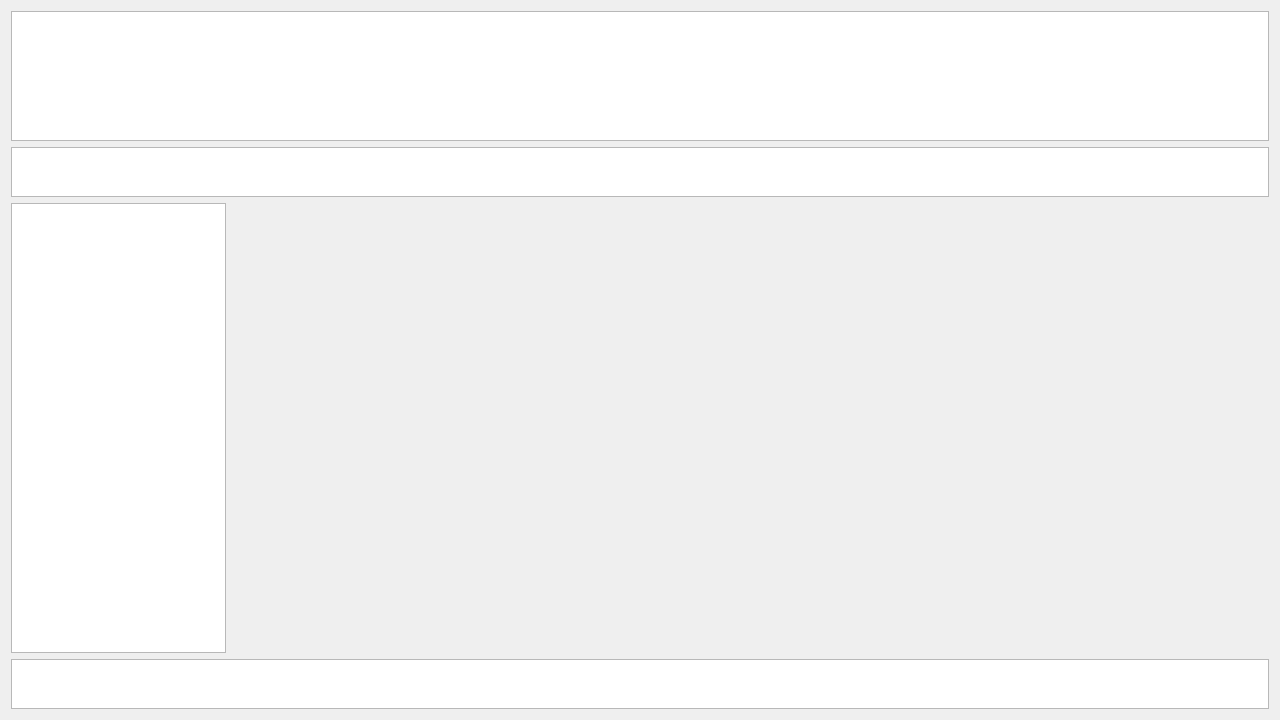
<?xml version="1.0" encoding="UTF-8"?>
<ui version="4.0">
 <class>MainView</class>
 <widget class="QWidget" name="MainView">
  <property name="geometry">
   <rect>
    <x>0</x>
    <y>0</y>
    <width>1280</width>
    <height>720</height>
   </rect>
  </property>
  <property name="windowTitle">
   <string>Widget</string>
  </property>
  <layout class="QGridLayout" name="gridLayout_3">
   <item row="1" column="0" colspan="4">
    <widget class="QGraphicsView" name="graphicsView_2">
     <property name="maximumSize">
      <size>
       <width>16777215</width>
       <height>50</height>
      </size>
     </property>
    </widget>
   </item>
   <item row="4" column="0" colspan="4">
    <widget class="QGraphicsView" name="graphicsView_3">
     <property name="maximumSize">
      <size>
       <width>16777215</width>
       <height>50</height>
      </size>
     </property>
    </widget>
   </item>
   <item row="2" column="0" colspan="2">
    <widget class="NavListView" name="listView">
     <property name="enabled">
      <bool>true</bool>
     </property>
     <property name="sizePolicy">
      <sizepolicy hsizetype="Expanding" vsizetype="Expanding">
       <horstretch>0</horstretch>
       <verstretch>0</verstretch>
      </sizepolicy>
     </property>
     <property name="minimumSize">
      <size>
       <width>200</width>
       <height>0</height>
      </size>
     </property>
     <property name="maximumSize">
      <size>
       <width>16777215</width>
       <height>16777215</height>
      </size>
     </property>
    </widget>
   </item>
   <item row="0" column="0" colspan="4">
    <widget class="QGraphicsView" name="graphicsView">
     <property name="maximumSize">
      <size>
       <width>16777215</width>
       <height>130</height>
      </size>
     </property>
    </widget>
   </item>
   <item row="2" column="2">
    <widget class="QStackedWidget" name="stackedWidget">
     <property name="maximumSize">
      <size>
       <width>16777215</width>
       <height>800</height>
      </size>
     </property>
     <widget class="QWidget" name="main"/>
     <widget class="QWidget" name="gooskindman">
      <layout class="QGridLayout" name="gridLayout_2">
       <item row="0" column="0" colspan="2">
        <widget class="QWidget" name="widget" native="true">
         <property name="maximumSize">
          <size>
           <width>16777215</width>
           <height>50</height>
          </size>
         </property>
         <layout class="QHBoxLayout" name="horizontalLayout_2">
          <item>
           <widget class="QLabel" name="label">
            <property name="text">
             <string>输入新的商品类别：</string>
            </property>
           </widget>
          </item>
          <item>
           <widget class="QLineEdit" name="lineEdit_goodtype">
            <property name="minimumSize">
             <size>
              <width>0</width>
              <height>29</height>
             </size>
            </property>
           </widget>
          </item>
          <item>
           <widget class="QPushButton" name="btnadd_goodtype">
            <property name="text">
             <string>确认</string>
            </property>
           </widget>
          </item>
          <item>
           <spacer name="horizontalSpacer_2">
            <property name="orientation">
             <enum>Qt::Horizontal</enum>
            </property>
            <property name="sizeHint" stdset="0">
             <size>
              <width>700</width>
              <height>20</height>
             </size>
            </property>
           </spacer>
          </item>
         </layout>
        </widget>
       </item>
       <item row="2" column="0">
        <widget class="QWidget" name="widget_2" native="true">
         <widget class="QTableView" name="tableGoodstype">
          <property name="geometry">
           <rect>
            <x>11</x>
            <y>11</y>
            <width>189</width>
            <height>346</height>
           </rect>
          </property>
          <property name="minimumSize">
           <size>
            <width>50</width>
            <height>300</height>
           </size>
          </property>
          <property name="maximumSize">
           <size>
            <width>100000</width>
            <height>10000000</height>
           </size>
          </property>
          <property name="textElideMode">
           <enum>Qt::ElideMiddle</enum>
          </property>
         </widget>
         <widget class="QPushButton" name="btndelete_goodtype">
          <property name="geometry">
           <rect>
            <x>240</x>
            <y>320</y>
            <width>93</width>
            <height>28</height>
           </rect>
          </property>
          <property name="text">
           <string>删除所选</string>
          </property>
         </widget>
         <widget class="QPushButton" name="btnupdate_goodtype">
          <property name="geometry">
           <rect>
            <x>370</x>
            <y>320</y>
            <width>93</width>
            <height>28</height>
           </rect>
          </property>
          <property name="text">
           <string>保存修改</string>
          </property>
         </widget>
        </widget>
       </item>
      </layout>
     </widget>
     <widget class="QWidget" name="goodsinfo">
      <widget class="QTableView" name="tableGoodsinfo">
       <property name="enabled">
        <bool>true</bool>
       </property>
       <property name="geometry">
        <rect>
         <x>40</x>
         <y>20</y>
         <width>961</width>
         <height>351</height>
        </rect>
       </property>
       <property name="minimumSize">
        <size>
         <width>100</width>
         <height>0</height>
        </size>
       </property>
       <property name="maximumSize">
        <size>
         <width>166672</width>
         <height>166672</height>
        </size>
       </property>
      </widget>
      <widget class="QWidget" name="layoutWidget">
       <property name="geometry">
        <rect>
         <x>120</x>
         <y>390</y>
         <width>367</width>
         <height>30</height>
        </rect>
       </property>
       <layout class="QHBoxLayout" name="horizontalLayout_17">
        <property name="spacing">
         <number>150</number>
        </property>
        <property name="leftMargin">
         <number>30</number>
        </property>
        <item>
         <widget class="QPushButton" name="btnupdate_goodinfo">
          <property name="maximumSize">
           <size>
            <width>100</width>
            <height>16777215</height>
           </size>
          </property>
          <property name="text">
           <string>保存修改</string>
          </property>
         </widget>
        </item>
        <item>
         <widget class="QPushButton" name="btndelete_goodinfo">
          <property name="maximumSize">
           <size>
            <width>100</width>
            <height>16777215</height>
           </size>
          </property>
          <property name="text">
           <string>删除所选</string>
          </property>
         </widget>
        </item>
       </layout>
      </widget>
      <widget class="QWidget" name="widget_5" native="true">
       <property name="geometry">
        <rect>
         <x>580</x>
         <y>380</y>
         <width>391</width>
         <height>51</height>
        </rect>
       </property>
       <widget class="QPushButton" name="btngoodinfo_goodup">
        <property name="geometry">
         <rect>
          <x>250</x>
          <y>10</y>
          <width>93</width>
          <height>28</height>
         </rect>
        </property>
        <property name="text">
         <string>确认上架</string>
        </property>
       </widget>
       <widget class="QWidget" name="layoutWidget">
        <property name="geometry">
         <rect>
          <x>30</x>
          <y>10</y>
          <width>197</width>
          <height>31</height>
         </rect>
        </property>
        <layout class="QHBoxLayout" name="horizontalLayout_30">
         <item>
          <widget class="QLabel" name="label_29">
           <property name="text">
            <string>上架所选商品：</string>
           </property>
          </widget>
         </item>
         <item>
          <widget class="QLineEdit" name="lineEdit_goodinfo_goodup">
           <property name="minimumSize">
            <size>
             <width>0</width>
             <height>29</height>
            </size>
           </property>
          </widget>
         </item>
         <item>
          <widget class="QLabel" name="label_30">
           <property name="text">
            <string>件。</string>
           </property>
          </widget>
         </item>
        </layout>
       </widget>
      </widget>
     </widget>
     <widget class="QWidget" name="goodsinput">
      <widget class="QWidget" name="widget_3" native="true">
       <property name="geometry">
        <rect>
         <x>11</x>
         <y>11</y>
         <width>921</width>
         <height>421</height>
        </rect>
       </property>
       <widget class="QPushButton" name="btnadd_goodadd">
        <property name="geometry">
         <rect>
          <x>800</x>
          <y>180</y>
          <width>93</width>
          <height>28</height>
         </rect>
        </property>
        <property name="text">
         <string>添加</string>
        </property>
       </widget>
       <widget class="QWidget" name="layoutWidget">
        <property name="geometry">
         <rect>
          <x>0</x>
          <y>0</y>
          <width>239</width>
          <height>31</height>
         </rect>
        </property>
        <layout class="QHBoxLayout" name="horizontalLayout_3">
         <property name="sizeConstraint">
          <enum>QLayout::SetDefaultConstraint</enum>
         </property>
         <property name="rightMargin">
          <number>0</number>
         </property>
         <item>
          <widget class="QLabel" name="label_2">
           <property name="text">
            <string>商品类型</string>
           </property>
          </widget>
         </item>
         <item>
          <widget class="QComboBox" name="cboc_goodadd_goodtype">
           <property name="sizePolicy">
            <sizepolicy hsizetype="Preferred" vsizetype="Fixed">
             <horstretch>0</horstretch>
             <verstretch>0</verstretch>
            </sizepolicy>
           </property>
           <property name="minimumSize">
            <size>
             <width>170</width>
             <height>29</height>
            </size>
           </property>
           <property name="maximumSize">
            <size>
             <width>16777215</width>
             <height>16777215</height>
            </size>
           </property>
           <property name="baseSize">
            <size>
             <width>0</width>
             <height>0</height>
            </size>
           </property>
          </widget>
         </item>
        </layout>
       </widget>
       <widget class="QWidget" name="layoutWidget">
        <property name="geometry">
         <rect>
          <x>360</x>
          <y>160</y>
          <width>283</width>
          <height>31</height>
         </rect>
        </property>
        <layout class="QHBoxLayout" name="horizontalLayout_11">
         <property name="spacing">
          <number>20</number>
         </property>
         <property name="leftMargin">
          <number>0</number>
         </property>
         <item>
          <widget class="QLabel" name="label_8">
           <property name="text">
            <string>在售商品数量</string>
           </property>
          </widget>
         </item>
         <item>
          <widget class="QLineEdit" name="lineEdit_goodadd_onground">
           <property name="minimumSize">
            <size>
             <width>0</width>
             <height>29</height>
            </size>
           </property>
          </widget>
         </item>
        </layout>
       </widget>
       <widget class="QWidget" name="layoutWidget">
        <property name="geometry">
         <rect>
          <x>10</x>
          <y>60</y>
          <width>298</width>
          <height>31</height>
         </rect>
        </property>
        <layout class="QHBoxLayout" name="horizontalLayout_4">
         <property name="spacing">
          <number>65</number>
         </property>
         <item>
          <widget class="QLabel" name="label_3">
           <property name="text">
            <string>商品编号</string>
           </property>
          </widget>
         </item>
         <item>
          <widget class="QLineEdit" name="lineEdit_goodadd_id">
           <property name="minimumSize">
            <size>
             <width>0</width>
             <height>29</height>
            </size>
           </property>
          </widget>
         </item>
        </layout>
       </widget>
       <widget class="QWidget" name="layoutWidget">
        <property name="geometry">
         <rect>
          <x>360</x>
          <y>60</y>
          <width>280</width>
          <height>31</height>
         </rect>
        </property>
        <layout class="QHBoxLayout" name="horizontalLayout_12">
         <property name="spacing">
          <number>32</number>
         </property>
         <item>
          <widget class="QLabel" name="label_9">
           <property name="text">
            <string>已售出数量</string>
           </property>
          </widget>
         </item>
         <item>
          <widget class="QLineEdit" name="lineEdit_goodadd_saled">
           <property name="minimumSize">
            <size>
             <width>0</width>
             <height>29</height>
            </size>
           </property>
          </widget>
         </item>
        </layout>
       </widget>
       <widget class="QWidget" name="layoutWidget">
        <property name="geometry">
         <rect>
          <x>10</x>
          <y>110</y>
          <width>298</width>
          <height>31</height>
         </rect>
        </property>
        <layout class="QHBoxLayout" name="horizontalLayout_5">
         <property name="spacing">
          <number>65</number>
         </property>
         <item>
          <widget class="QLabel" name="label_4">
           <property name="text">
            <string>商品条码</string>
           </property>
          </widget>
         </item>
         <item>
          <widget class="QLineEdit" name="lineEdit_goodadd_barcode">
           <property name="minimumSize">
            <size>
             <width>0</width>
             <height>29</height>
            </size>
           </property>
          </widget>
         </item>
        </layout>
       </widget>
       <widget class="QWidget" name="layoutWidget">
        <property name="geometry">
         <rect>
          <x>360</x>
          <y>110</y>
          <width>280</width>
          <height>31</height>
         </rect>
        </property>
        <layout class="QHBoxLayout" name="horizontalLayout_13">
         <property name="spacing">
          <number>17</number>
         </property>
         <item>
          <widget class="QLabel" name="label_10">
           <property name="text">
            <string>在售数警告线</string>
           </property>
          </widget>
         </item>
         <item>
          <widget class="QLineEdit" name="lineEdit_goodadd_warnline">
           <property name="minimumSize">
            <size>
             <width>0</width>
             <height>29</height>
            </size>
           </property>
          </widget>
         </item>
        </layout>
       </widget>
       <widget class="QWidget" name="layoutWidget">
        <property name="geometry">
         <rect>
          <x>10</x>
          <y>160</y>
          <width>294</width>
          <height>31</height>
         </rect>
        </property>
        <layout class="QHBoxLayout" name="horizontalLayout_6">
         <property name="spacing">
          <number>91</number>
         </property>
         <item>
          <widget class="QLabel" name="label_5">
           <property name="text">
            <string>售价</string>
           </property>
          </widget>
         </item>
         <item>
          <widget class="QLineEdit" name="lineEdit_goodadd_outprice">
           <property name="minimumSize">
            <size>
             <width>0</width>
             <height>29</height>
            </size>
           </property>
          </widget>
         </item>
        </layout>
       </widget>
       <widget class="QWidget" name="layoutWidget">
        <property name="geometry">
         <rect>
          <x>360</x>
          <y>220</y>
          <width>279</width>
          <height>31</height>
         </rect>
        </property>
        <layout class="QHBoxLayout" name="horizontalLayout_14">
         <property name="spacing">
          <number>76</number>
         </property>
         <item>
          <widget class="QLabel" name="label_11">
           <property name="text">
            <string>库存</string>
           </property>
          </widget>
         </item>
         <item>
          <widget class="QLineEdit" name="lineEdit_goodadd_stock">
           <property name="minimumSize">
            <size>
             <width>0</width>
             <height>29</height>
            </size>
           </property>
          </widget>
         </item>
        </layout>
       </widget>
       <widget class="QWidget" name="layoutWidget">
        <property name="geometry">
         <rect>
          <x>10</x>
          <y>220</y>
          <width>294</width>
          <height>31</height>
         </rect>
        </property>
        <layout class="QHBoxLayout" name="horizontalLayout_7">
         <property name="spacing">
          <number>91</number>
         </property>
         <item>
          <widget class="QLabel" name="label_6">
           <property name="text">
            <string>进价</string>
           </property>
          </widget>
         </item>
         <item>
          <widget class="QLineEdit" name="lineEdit_goodadd_inprice">
           <property name="minimumSize">
            <size>
             <width>0</width>
             <height>29</height>
            </size>
           </property>
          </widget>
         </item>
        </layout>
       </widget>
       <widget class="QWidget" name="layoutWidget">
        <property name="geometry">
         <rect>
          <x>360</x>
          <y>270</y>
          <width>279</width>
          <height>31</height>
         </rect>
        </property>
        <layout class="QHBoxLayout" name="horizontalLayout">
         <property name="spacing">
          <number>76</number>
         </property>
         <item>
          <widget class="QLabel" name="label_12">
           <property name="text">
            <string>品牌</string>
           </property>
          </widget>
         </item>
         <item>
          <widget class="QLineEdit" name="lineEdit_goodadd_producer">
           <property name="minimumSize">
            <size>
             <width>0</width>
             <height>29</height>
            </size>
           </property>
          </widget>
         </item>
        </layout>
       </widget>
       <widget class="QWidget" name="layoutWidget">
        <property name="geometry">
         <rect>
          <x>10</x>
          <y>270</y>
          <width>294</width>
          <height>31</height>
         </rect>
        </property>
        <layout class="QHBoxLayout" name="horizontalLayout_8">
         <property name="spacing">
          <number>91</number>
         </property>
         <item>
          <widget class="QLabel" name="label_7">
           <property name="text">
            <string>折扣</string>
           </property>
          </widget>
         </item>
         <item>
          <widget class="QLineEdit" name="lineEdit_goodadd_pricecut">
           <property name="minimumSize">
            <size>
             <width>0</width>
             <height>29</height>
            </size>
           </property>
          </widget>
         </item>
        </layout>
       </widget>
       <widget class="QWidget" name="layoutWidget">
        <property name="geometry">
         <rect>
          <x>360</x>
          <y>330</y>
          <width>224</width>
          <height>31</height>
         </rect>
        </property>
        <layout class="QHBoxLayout" name="horizontalLayout_16">
         <item>
          <widget class="QLabel" name="label_13">
           <property name="text">
            <string>供货商</string>
           </property>
          </widget>
         </item>
         <item>
          <widget class="QComboBox" name="cboc_goodadd_supplier">
           <property name="minimumSize">
            <size>
             <width>170</width>
             <height>29</height>
            </size>
           </property>
          </widget>
         </item>
        </layout>
       </widget>
       <widget class="QWidget" name="layoutWidget">
        <property name="geometry">
         <rect>
          <x>10</x>
          <y>330</y>
          <width>209</width>
          <height>23</height>
         </rect>
        </property>
        <layout class="QHBoxLayout" name="horizontalLayout_9">
         <item>
          <widget class="QLabel" name="label_14">
           <property name="text">
            <string>折扣开始时间</string>
           </property>
          </widget>
         </item>
         <item>
          <widget class="QDateEdit" name="lineEdit_goodadd_cutstarttime"/>
         </item>
        </layout>
       </widget>
       <widget class="QWidget" name="layoutWidget">
        <property name="geometry">
         <rect>
          <x>10</x>
          <y>380</y>
          <width>209</width>
          <height>23</height>
         </rect>
        </property>
        <layout class="QHBoxLayout" name="horizontalLayout_10">
         <item>
          <widget class="QLabel" name="label_15">
           <property name="text">
            <string>折扣结束时间</string>
           </property>
          </widget>
         </item>
         <item>
          <widget class="QDateEdit" name="lineEdit_goodadd_cutstoptime"/>
         </item>
        </layout>
       </widget>
       <widget class="QWidget" name="layoutWidget">
        <property name="geometry">
         <rect>
          <x>360</x>
          <y>10</y>
          <width>225</width>
          <height>31</height>
         </rect>
        </property>
        <layout class="QHBoxLayout" name="horizontalLayout_15">
         <property name="spacing">
          <number>32</number>
         </property>
         <item>
          <widget class="QLabel" name="label_16">
           <property name="text">
            <string>商品名</string>
           </property>
          </widget>
         </item>
         <item>
          <widget class="QLineEdit" name="lineEdit_goodadd_name">
           <property name="minimumSize">
            <size>
             <width>0</width>
             <height>29</height>
            </size>
           </property>
          </widget>
         </item>
        </layout>
       </widget>
      </widget>
     </widget>
     <widget class="QWidget" name="stockman_stockinput">
      <widget class="QPushButton" name="btnadd_stock">
       <property name="geometry">
        <rect>
         <x>730</x>
         <y>180</y>
         <width>93</width>
         <height>28</height>
        </rect>
       </property>
       <property name="text">
        <string>提交</string>
       </property>
      </widget>
      <widget class="QWidget" name="layoutWidget">
       <property name="geometry">
        <rect>
         <x>60</x>
         <y>120</y>
         <width>191</width>
         <height>31</height>
        </rect>
       </property>
       <layout class="QHBoxLayout" name="horizontalLayout_18">
        <item>
         <widget class="QLabel" name="label_18">
          <property name="text">
           <string>商品名：</string>
          </property>
         </widget>
        </item>
        <item>
         <widget class="QLineEdit" name="lineEdit_stock_goodname">
          <property name="minimumSize">
           <size>
            <width>0</width>
            <height>29</height>
           </size>
          </property>
         </widget>
        </item>
       </layout>
      </widget>
      <widget class="QWidget" name="layoutWidget">
       <property name="geometry">
        <rect>
         <x>60</x>
         <y>50</y>
         <width>157</width>
         <height>31</height>
        </rect>
       </property>
       <layout class="QHBoxLayout" name="horizontalLayout_19">
        <item>
         <widget class="QLabel" name="label_17">
          <property name="text">
           <string>商品ID：</string>
          </property>
         </widget>
        </item>
        <item>
         <widget class="QComboBox" name="cbox_stock_goodid">
          <property name="minimumSize">
           <size>
            <width>0</width>
            <height>29</height>
           </size>
          </property>
         </widget>
        </item>
       </layout>
      </widget>
      <widget class="QWidget" name="layoutWidget">
       <property name="geometry">
        <rect>
         <x>50</x>
         <y>190</y>
         <width>201</width>
         <height>31</height>
        </rect>
       </property>
       <layout class="QHBoxLayout" name="horizontalLayout_20">
        <item>
         <widget class="QLabel" name="label_19">
          <property name="text">
           <string>商品数量：</string>
          </property>
         </widget>
        </item>
        <item>
         <widget class="QLineEdit" name="lineEdit_stock_goodnum">
          <property name="minimumSize">
           <size>
            <width>0</width>
            <height>29</height>
           </size>
          </property>
         </widget>
        </item>
       </layout>
      </widget>
      <widget class="QWidget" name="layoutWidget">
       <property name="geometry">
        <rect>
         <x>40</x>
         <y>250</y>
         <width>211</width>
         <height>31</height>
        </rect>
       </property>
       <layout class="QHBoxLayout" name="horizontalLayout_21">
        <property name="spacing">
         <number>23</number>
        </property>
        <item>
         <widget class="QLabel" name="label_21">
          <property name="text">
           <string>进货单价：</string>
          </property>
         </widget>
        </item>
        <item>
         <widget class="QLineEdit" name="lineEdit_stock_singleprice">
          <property name="minimumSize">
           <size>
            <width>0</width>
            <height>29</height>
           </size>
          </property>
         </widget>
        </item>
       </layout>
      </widget>
      <widget class="QWidget" name="layoutWidget">
       <property name="geometry">
        <rect>
         <x>60</x>
         <y>310</y>
         <width>191</width>
         <height>31</height>
        </rect>
       </property>
       <layout class="QHBoxLayout" name="horizontalLayout_22">
        <property name="spacing">
         <number>32</number>
        </property>
        <item>
         <widget class="QLabel" name="label_20">
          <property name="text">
           <string>总价：</string>
          </property>
         </widget>
        </item>
        <item>
         <widget class="mylineedit" name="lineEdit_stock_totalprice">
          <property name="minimumSize">
           <size>
            <width>0</width>
            <height>29</height>
           </size>
          </property>
         </widget>
        </item>
       </layout>
      </widget>
      <widget class="QWidget" name="layoutWidget">
       <property name="geometry">
        <rect>
         <x>400</x>
         <y>50</y>
         <width>219</width>
         <height>31</height>
        </rect>
       </property>
       <layout class="QHBoxLayout" name="horizontalLayout_23">
        <property name="spacing">
         <number>7</number>
        </property>
        <item>
         <widget class="QLabel" name="label_22">
          <property name="text">
           <string>供货商：</string>
          </property>
         </widget>
        </item>
        <item>
         <widget class="QComboBox" name="cbox_stock_supplier">
          <property name="minimumSize">
           <size>
            <width>150</width>
            <height>29</height>
           </size>
          </property>
         </widget>
        </item>
       </layout>
      </widget>
      <widget class="QWidget" name="layoutWidget">
       <property name="geometry">
        <rect>
         <x>370</x>
         <y>120</y>
         <width>281</width>
         <height>31</height>
        </rect>
       </property>
       <layout class="QHBoxLayout" name="horizontalLayout_24">
        <item>
         <widget class="QLabel" name="label_23">
          <property name="text">
           <string>供货商电话：</string>
          </property>
         </widget>
        </item>
        <item>
         <widget class="QLineEdit" name="lineEdit_stock_supplierphone">
          <property name="minimumSize">
           <size>
            <width>0</width>
            <height>29</height>
           </size>
          </property>
         </widget>
        </item>
       </layout>
      </widget>
      <widget class="QWidget" name="layoutWidget">
       <property name="geometry">
        <rect>
         <x>390</x>
         <y>190</y>
         <width>194</width>
         <height>23</height>
        </rect>
       </property>
       <layout class="QHBoxLayout" name="horizontalLayout_25">
        <item>
         <widget class="QLabel" name="label_24">
          <property name="text">
           <string>入库时间：</string>
          </property>
         </widget>
        </item>
        <item>
         <widget class="QDateEdit" name="dateEdit_stock_time"/>
        </item>
       </layout>
      </widget>
      <widget class="QWidget" name="layoutWidget">
       <property name="geometry">
        <rect>
         <x>360</x>
         <y>250</y>
         <width>251</width>
         <height>31</height>
        </rect>
       </property>
       <layout class="QHBoxLayout" name="horizontalLayout_26">
        <item>
         <widget class="QLabel" name="label_25">
          <property name="text">
           <string>进货工作人员：</string>
          </property>
         </widget>
        </item>
        <item>
         <widget class="QComboBox" name="cbox_stock_person">
          <property name="minimumSize">
           <size>
            <width>0</width>
            <height>29</height>
           </size>
          </property>
         </widget>
        </item>
       </layout>
      </widget>
     </widget>
     <widget class="QWidget" name="stockman_stockinfo">
      <widget class="QTableView" name="tablestockinfo">
       <property name="geometry">
        <rect>
         <x>50</x>
         <y>30</y>
         <width>691</width>
         <height>381</height>
        </rect>
       </property>
      </widget>
      <widget class="QPushButton" name="btndelete_stock">
       <property name="geometry">
        <rect>
         <x>850</x>
         <y>90</y>
         <width>93</width>
         <height>28</height>
        </rect>
       </property>
       <property name="text">
        <string>删除所选</string>
       </property>
      </widget>
      <widget class="QPushButton" name="btnupdate_stock">
       <property name="geometry">
        <rect>
         <x>850</x>
         <y>180</y>
         <width>93</width>
         <height>28</height>
        </rect>
       </property>
       <property name="text">
        <string>保存修改</string>
       </property>
      </widget>
     </widget>
     <widget class="QWidget" name="stockman_surpplierman">
      <widget class="QTableView" name="tablesuppliersinfo">
       <property name="geometry">
        <rect>
         <x>50</x>
         <y>30</y>
         <width>391</width>
         <height>381</height>
        </rect>
       </property>
      </widget>
      <widget class="QPushButton" name="btndelete_stock_supplier">
       <property name="geometry">
        <rect>
         <x>510</x>
         <y>70</y>
         <width>93</width>
         <height>28</height>
        </rect>
       </property>
       <property name="text">
        <string>删除所选</string>
       </property>
      </widget>
      <widget class="QPushButton" name="btnupdate_stock_supplier">
       <property name="geometry">
        <rect>
         <x>510</x>
         <y>190</y>
         <width>93</width>
         <height>28</height>
        </rect>
       </property>
       <property name="text">
        <string>提交修改</string>
       </property>
      </widget>
      <widget class="QWidget" name="widget_4" native="true">
       <property name="geometry">
        <rect>
         <x>650</x>
         <y>30</y>
         <width>321</width>
         <height>371</height>
        </rect>
       </property>
       <property name="autoFillBackground">
        <bool>false</bool>
       </property>
       <widget class="QPushButton" name="btnadd_stock_supplier">
        <property name="geometry">
         <rect>
          <x>110</x>
          <y>300</y>
          <width>93</width>
          <height>28</height>
         </rect>
        </property>
        <property name="text">
         <string>增加</string>
        </property>
       </widget>
       <widget class="QWidget" name="layoutWidget">
        <property name="geometry">
         <rect>
          <x>20</x>
          <y>50</y>
          <width>255</width>
          <height>31</height>
         </rect>
        </property>
        <layout class="QHBoxLayout" name="horizontalLayout_27">
         <item>
          <widget class="QLabel" name="label_26">
           <property name="text">
            <string>供货商名：</string>
           </property>
          </widget>
         </item>
         <item>
          <widget class="QLineEdit" name="lineEdit_stock_supplier_name">
           <property name="minimumSize">
            <size>
             <width>0</width>
             <height>29</height>
            </size>
           </property>
          </widget>
         </item>
        </layout>
       </widget>
       <widget class="QWidget" name="layoutWidget">
        <property name="geometry">
         <rect>
          <x>20</x>
          <y>130</y>
          <width>270</width>
          <height>31</height>
         </rect>
        </property>
        <layout class="QHBoxLayout" name="horizontalLayout_28">
         <item>
          <widget class="QLabel" name="label_27">
           <property name="text">
            <string>供货商电话：</string>
           </property>
          </widget>
         </item>
         <item>
          <widget class="QLineEdit" name="lineEdit_stock_supplier_phone">
           <property name="minimumSize">
            <size>
             <width>0</width>
             <height>29</height>
            </size>
           </property>
          </widget>
         </item>
        </layout>
       </widget>
       <widget class="QWidget" name="layoutWidget">
        <property name="geometry">
         <rect>
          <x>20</x>
          <y>210</y>
          <width>270</width>
          <height>31</height>
         </rect>
        </property>
        <layout class="QHBoxLayout" name="horizontalLayout_29">
         <item>
          <widget class="QLabel" name="label_28">
           <property name="text">
            <string>供货商地址：</string>
           </property>
          </widget>
         </item>
         <item>
          <widget class="QLineEdit" name="lineEdit_stock_supplier_address">
           <property name="minimumSize">
            <size>
             <width>0</width>
             <height>29</height>
            </size>
           </property>
          </widget>
         </item>
        </layout>
       </widget>
      </widget>
     </widget>
     <widget class="QWidget" name="workerman_workeradd">
      <widget class="QPushButton" name="btnadd_workerman">
       <property name="geometry">
        <rect>
         <x>460</x>
         <y>310</y>
         <width>93</width>
         <height>28</height>
        </rect>
       </property>
       <property name="text">
        <string>提交</string>
       </property>
      </widget>
      <widget class="QWidget" name="layoutWidget">
       <property name="geometry">
        <rect>
         <x>60</x>
         <y>80</y>
         <width>221</width>
         <height>31</height>
        </rect>
       </property>
       <layout class="QHBoxLayout" name="horizontalLayout_31">
        <item>
         <widget class="QLabel" name="label_31">
          <property name="text">
           <string>员工编号：</string>
          </property>
         </widget>
        </item>
        <item>
         <widget class="QLineEdit" name="lineEdit_workerman_id">
          <property name="minimumSize">
           <size>
            <width>0</width>
            <height>29</height>
           </size>
          </property>
         </widget>
        </item>
       </layout>
      </widget>
      <widget class="QWidget" name="layoutWidget">
       <property name="geometry">
        <rect>
         <x>60</x>
         <y>150</y>
         <width>255</width>
         <height>31</height>
        </rect>
       </property>
       <layout class="QHBoxLayout" name="horizontalLayout_32">
        <item>
         <widget class="QLabel" name="label_32">
          <property name="text">
           <string>员工姓名：</string>
          </property>
         </widget>
        </item>
        <item>
         <widget class="QLineEdit" name="lineEdit_workerman_name">
          <property name="minimumSize">
           <size>
            <width>0</width>
            <height>29</height>
           </size>
          </property>
         </widget>
        </item>
       </layout>
      </widget>
      <widget class="QWidget" name="layoutWidget">
       <property name="geometry">
        <rect>
         <x>60</x>
         <y>220</y>
         <width>285</width>
         <height>31</height>
        </rect>
       </property>
       <layout class="QHBoxLayout" name="horizontalLayout_33">
        <item>
         <widget class="QLabel" name="label_33">
          <property name="text">
           <string>员工初始密码：</string>
          </property>
         </widget>
        </item>
        <item>
         <widget class="QLineEdit" name="lineEdit_workerman_pwd">
          <property name="minimumSize">
           <size>
            <width>0</width>
            <height>29</height>
           </size>
          </property>
         </widget>
        </item>
       </layout>
      </widget>
      <widget class="QWidget" name="layoutWidget">
       <property name="geometry">
        <rect>
         <x>60</x>
         <y>290</y>
         <width>151</width>
         <height>31</height>
        </rect>
       </property>
       <layout class="QHBoxLayout" name="horizontalLayout_34">
        <property name="spacing">
         <number>7</number>
        </property>
        <item>
         <widget class="QLabel" name="label_34">
          <property name="text">
           <string>员工性别：</string>
          </property>
         </widget>
        </item>
        <item>
         <widget class="QComboBox" name="cbox_workerman_sex">
          <property name="minimumSize">
           <size>
            <width>0</width>
            <height>29</height>
           </size>
          </property>
          <item>
           <property name="text">
            <string>男</string>
           </property>
          </item>
          <item>
           <property name="text">
            <string>女</string>
           </property>
          </item>
         </widget>
        </item>
       </layout>
      </widget>
      <widget class="QWidget" name="layoutWidget">
       <property name="geometry">
        <rect>
         <x>390</x>
         <y>150</y>
         <width>171</width>
         <height>31</height>
        </rect>
       </property>
       <layout class="QHBoxLayout" name="horizontalLayout_35">
        <item>
         <widget class="QLabel" name="label_35">
          <property name="text">
           <string>员工工资：</string>
          </property>
         </widget>
        </item>
        <item>
         <widget class="QLineEdit" name="lineEdit_workerman_salary">
          <property name="minimumSize">
           <size>
            <width>0</width>
            <height>29</height>
           </size>
          </property>
         </widget>
        </item>
       </layout>
      </widget>
      <widget class="QWidget" name="layoutWidget">
       <property name="geometry">
        <rect>
         <x>390</x>
         <y>80</y>
         <width>241</width>
         <height>31</height>
        </rect>
       </property>
       <layout class="QHBoxLayout" name="horizontalLayout_36">
        <property name="spacing">
         <number>7</number>
        </property>
        <item>
         <widget class="QLabel" name="label_36">
          <property name="text">
           <string>员工类型：</string>
          </property>
         </widget>
        </item>
        <item>
         <widget class="QComboBox" name="cbox_workerman_workertype">
          <property name="minimumSize">
           <size>
            <width>150</width>
            <height>29</height>
           </size>
          </property>
         </widget>
        </item>
       </layout>
      </widget>
      <widget class="QWidget" name="">
       <property name="geometry">
        <rect>
         <x>390</x>
         <y>220</y>
         <width>270</width>
         <height>31</height>
        </rect>
       </property>
       <layout class="QHBoxLayout" name="horizontalLayout_37">
        <item>
         <widget class="QLabel" name="label_38">
          <property name="text">
           <string>员工手机号：</string>
          </property>
         </widget>
        </item>
        <item>
         <widget class="QLineEdit" name="lineEdit_workerman_phone">
          <property name="minimumSize">
           <size>
            <width>0</width>
            <height>29</height>
           </size>
          </property>
         </widget>
        </item>
       </layout>
      </widget>
     </widget>
     <widget class="QWidget" name="workerman_workerinfo">
      <widget class="QTableView" name="tableworkerinfo">
       <property name="geometry">
        <rect>
         <x>40</x>
         <y>60</y>
         <width>641</width>
         <height>371</height>
        </rect>
       </property>
      </widget>
      <widget class="QPushButton" name="btnupdate_workerman">
       <property name="geometry">
        <rect>
         <x>820</x>
         <y>80</y>
         <width>93</width>
         <height>28</height>
        </rect>
       </property>
       <property name="text">
        <string>保存修改</string>
       </property>
      </widget>
      <widget class="QPushButton" name="btndelete_workerman">
       <property name="geometry">
        <rect>
         <x>820</x>
         <y>200</y>
         <width>93</width>
         <height>28</height>
        </rect>
       </property>
       <property name="text">
        <string>删除所选</string>
       </property>
      </widget>
     </widget>
     <widget class="QWidget" name="workman_workertypeman">
      <widget class="QTableView" name="tableworkertype">
       <property name="geometry">
        <rect>
         <x>50</x>
         <y>40</y>
         <width>261</width>
         <height>361</height>
        </rect>
       </property>
      </widget>
      <widget class="QPushButton" name="btnupdate_workerman_workertype">
       <property name="geometry">
        <rect>
         <x>420</x>
         <y>90</y>
         <width>93</width>
         <height>28</height>
        </rect>
       </property>
       <property name="text">
        <string>保存修改</string>
       </property>
      </widget>
      <widget class="QPushButton" name="btndelete_workerman_workertype">
       <property name="geometry">
        <rect>
         <x>420</x>
         <y>180</y>
         <width>93</width>
         <height>28</height>
        </rect>
       </property>
       <property name="text">
        <string>删除所选</string>
       </property>
      </widget>
      <widget class="QLabel" name="label_37">
       <property name="geometry">
        <rect>
         <x>680</x>
         <y>80</y>
         <width>141</width>
         <height>16</height>
        </rect>
       </property>
       <property name="text">
        <string>增加新的员工类别：</string>
       </property>
      </widget>
      <widget class="QLineEdit" name="lineEdit_workerman_workertype_type">
       <property name="geometry">
        <rect>
         <x>680</x>
         <y>130</y>
         <width>121</width>
         <height>21</height>
        </rect>
       </property>
      </widget>
      <widget class="QPushButton" name="btnadd_workerman_workertype">
       <property name="geometry">
        <rect>
         <x>680</x>
         <y>200</y>
         <width>93</width>
         <height>28</height>
        </rect>
       </property>
       <property name="text">
        <string>提交</string>
       </property>
      </widget>
     </widget>
    </widget>
   </item>
  </layout>
 </widget>
 <layoutdefault spacing="6" margin="11"/>
 <customwidgets>
  <customwidget>
   <class>NavListView</class>
   <extends>QListView</extends>
   <header location="global">navlistview.h</header>
  </customwidget>
  <customwidget>
   <class>mylineedit</class>
   <extends>QLineEdit</extends>
   <header location="global">mylineedit.h</header>
  </customwidget>
 </customwidgets>
 <resources/>
 <connections/>
</ui>
